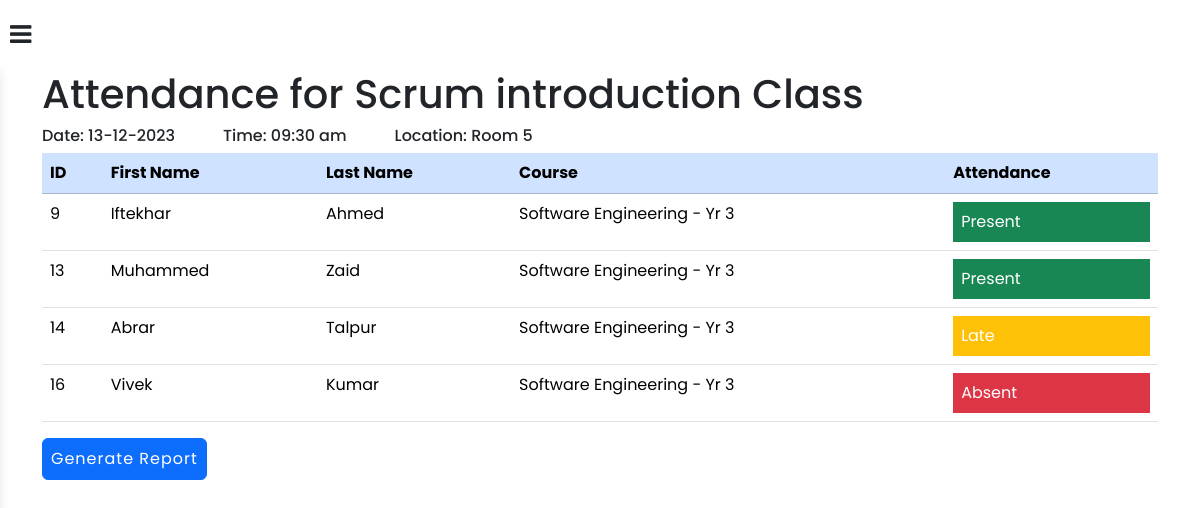
The app's page /pages/admin_view_attendance.php?class_id=16 with its own data.
### tables this page shows
CREATE TABLE `class` (
  `class_id` int(11) NOT NULL,
  `class_name` varchar(50) NOT NULL,
  `class_date` date NOT NULL,
  `class_time` time NOT NULL,
  `class_location` varchar(50) NOT NULL,
  `class_module_id` int(11) NOT NULL
);

CREATE TABLE `attendance` (
  `attendance_id` int(11) NOT NULL,
  `attendance_student_id` int(11) NOT NULL,
  `attendance_class_id` int(11) NOT NULL,
  `attendance_status` char(1) NOT NULL
);

CREATE TABLE `user` (
  `user_id` int(11) NOT NULL,
  `user_fname` varchar(50) NOT NULL,
  `user_lname` varchar(50) NOT NULL,
  `user_email` varchar(50) NOT NULL,
  `user_password` varchar(50) NOT NULL,
  `user_role_id` int(11) NOT NULL,
  `user_course_id` int(11) DEFAULT NULL
);

CREATE TABLE `course` (
  `course_id` int(10) NOT NULL,
  `course_name` varchar(50) NOT NULL,
  `course_manager_id` int(10) NOT NULL
);

### pages/admin_view_attendance.php (the view, shortened to what this page needs)
<!DOCTYPE html>
<html lang="en">
<head>
    <link href="https://cdn.jsdelivr.net/npm/bootstrap@5.3.2/dist/css/bootstrap.min.css" rel="stylesheet">
    <?php
    if (isset($_GET["class_id"])) {
        require_once('..\inc\head.php');
        $class_id = $_GET["class_id"] ?>
</head>
<body>
    <?php require_once('..\inc\nav.php'); ?>
    <?php require_once('../inc/new_sidebar_admin.php');
    ?>
    <section class="container">
        <?php
        $class_query = "SELECT * FROM
            class
            JOIN module
            where class_id=$class_id
            and class.class_module_id=module.module_id";
        $get_class_query = mysqli_query($conn, $class_query);
        if ($get_class_query) {
            $class_result = mysqli_fetch_all($get_class_query);
            foreach ($class_result as $class) { ?>
                <h1>Attendance for <?php echo $class[1] ?> Class</h1>
                <div class="d-flex gap-5">
                    <h6>Date: <?php echo date('d-m-Y', strtotime($class[2])) ?></h6>
                    <h6>Time: <?php echo date('h:i a', strtotime($class[3])) ?></h6>
                    <h6>Location: <?php echo $class[4] ?></h6>
                </div>
        <?php
            }
        }
        ?>
        <table class="table">
            <thead>
                <tr class="table-primary">
                    <th scope="col">
                        ID
                    </th>
                    <th scope="col">
                        First Name
                    </th>
                    <th scope="col">
                        Last Name
                    </th>
                    <th scope="col">
                        Course
                    </th>
                    <th scope="col">
                        Attendance
                    </th>
                </tr>
            </thead>
            <tbody>
                <?php
                $get_attendance_query = "SELECT
                 user_id,user_fname,user_lname,course_name,attendance_status,attendance_class_id FROM
                 `attendance`
                 JOIN
                 user,course
                 WHERE
                 attendance.attendance_student_id=user.user_id
                 and user.user_course_id=course.course_id
                 and attendance.attendance_class_id=$class_id;
                ";
                if ($result = mysqli_query($conn, $get_attendance_query)) {
                    $attendance_rows = mysqli_fetch_all($result);
                    foreach ($attendance_rows as $attendance) { ?>
                        <tr>
                            <td>
                                <?php echo $attendance[0]; ?>
                            </td>
                            <td>
                                <?php echo $attendance[1]; ?>
                            </td>
                            <td>
                                <?php echo $attendance[2]; ?>
                            </td>
                            <td>
                                <?php echo $attendance[3]; ?>
                            </td>
                            <td>
                                <?php
                                $attendance_status = "";
                                $attendance_class = "";
                                switch ($attendance[4]) {
                                    case 'P':
                                        $attendance_status = "Present";
                                        $attendance_class = "w-100 p-2 block text-white bg-success";
                                        break;
                                    case 'L':
                                        $attendance_status = "Late";
                                        $attendance_class = "w-100 p-2 block text-white bg-warning";
                                        break;
                                    case 'A':
                                        $attendance_status = "Absent";
                                        $attendance_class = "w-100 p-2 block text-white bg-danger";
                                        break;
                                }; ?>
                                <div class="<?php echo $attendance_class ?>"><?php echo $attendance_status ?></div>
                            </td>
                        </tr>
                <?php  }
                } ?>
            </tbody>
        </table>
        <a class="btn btn-primary rounded p-2" href="../functions/generate_class_report.php?class_id=<?php echo $class_id ?>">Generate Report</a>
    </section>
<?php
    } else {
        header("Location:admin_dashboard.php");
    } ?>
</body>
</html>

### inc/head.php (style rules this page uses)
* { margin: 0; padding: 0; box-sizing: border-box; font-family: "Poppins", sans-serif; }

### pages/admin_view_attendance.php (style rules this page uses)
* { margin: 0; padding: 0; box-sizing: border-box; font-family: "Poppins", sans-serif; }
.container { margin: 70px; padding-left: 25%; }

### inc/nav.php (style rules this page uses)
.btn-primary { padding: 8px 20px 8px 20px; letter-spacing: 1px; }

### inc/new_sidebar_admin.php (style rules this page uses)
body { padding: 0px; margin: 0px; }

### records on screen
class: class_name "Scrum introduction", class_date "13-12-2023", class_time "09:30 am", class_location "Room 5"
attendance: attendance_student.user_id "9", attendance_student.user_fname "Iftekhar", attendance_student.user_lname "Ahmed", course.course_name "Software Engineering - Yr 3", attendance_status "Present"
attendance: attendance_student.user_id "13", attendance_student.user_fname "Muhammed", attendance_student.user_lname "Zaid", course.course_name "Software Engineering - Yr 3", attendance_status "Present"
attendance: attendance_student.user_id "14", attendance_student.user_fname "Abrar", attendance_student.user_lname "Talpur", course.course_name "Software Engineering - Yr 3", attendance_status "Late"
attendance: attendance_student.user_id "16", attendance_student.user_fname "Vivek", attendance_student.user_lname "Kumar", course.course_name "Software Engineering - Yr 3", attendance_status "Absent"
